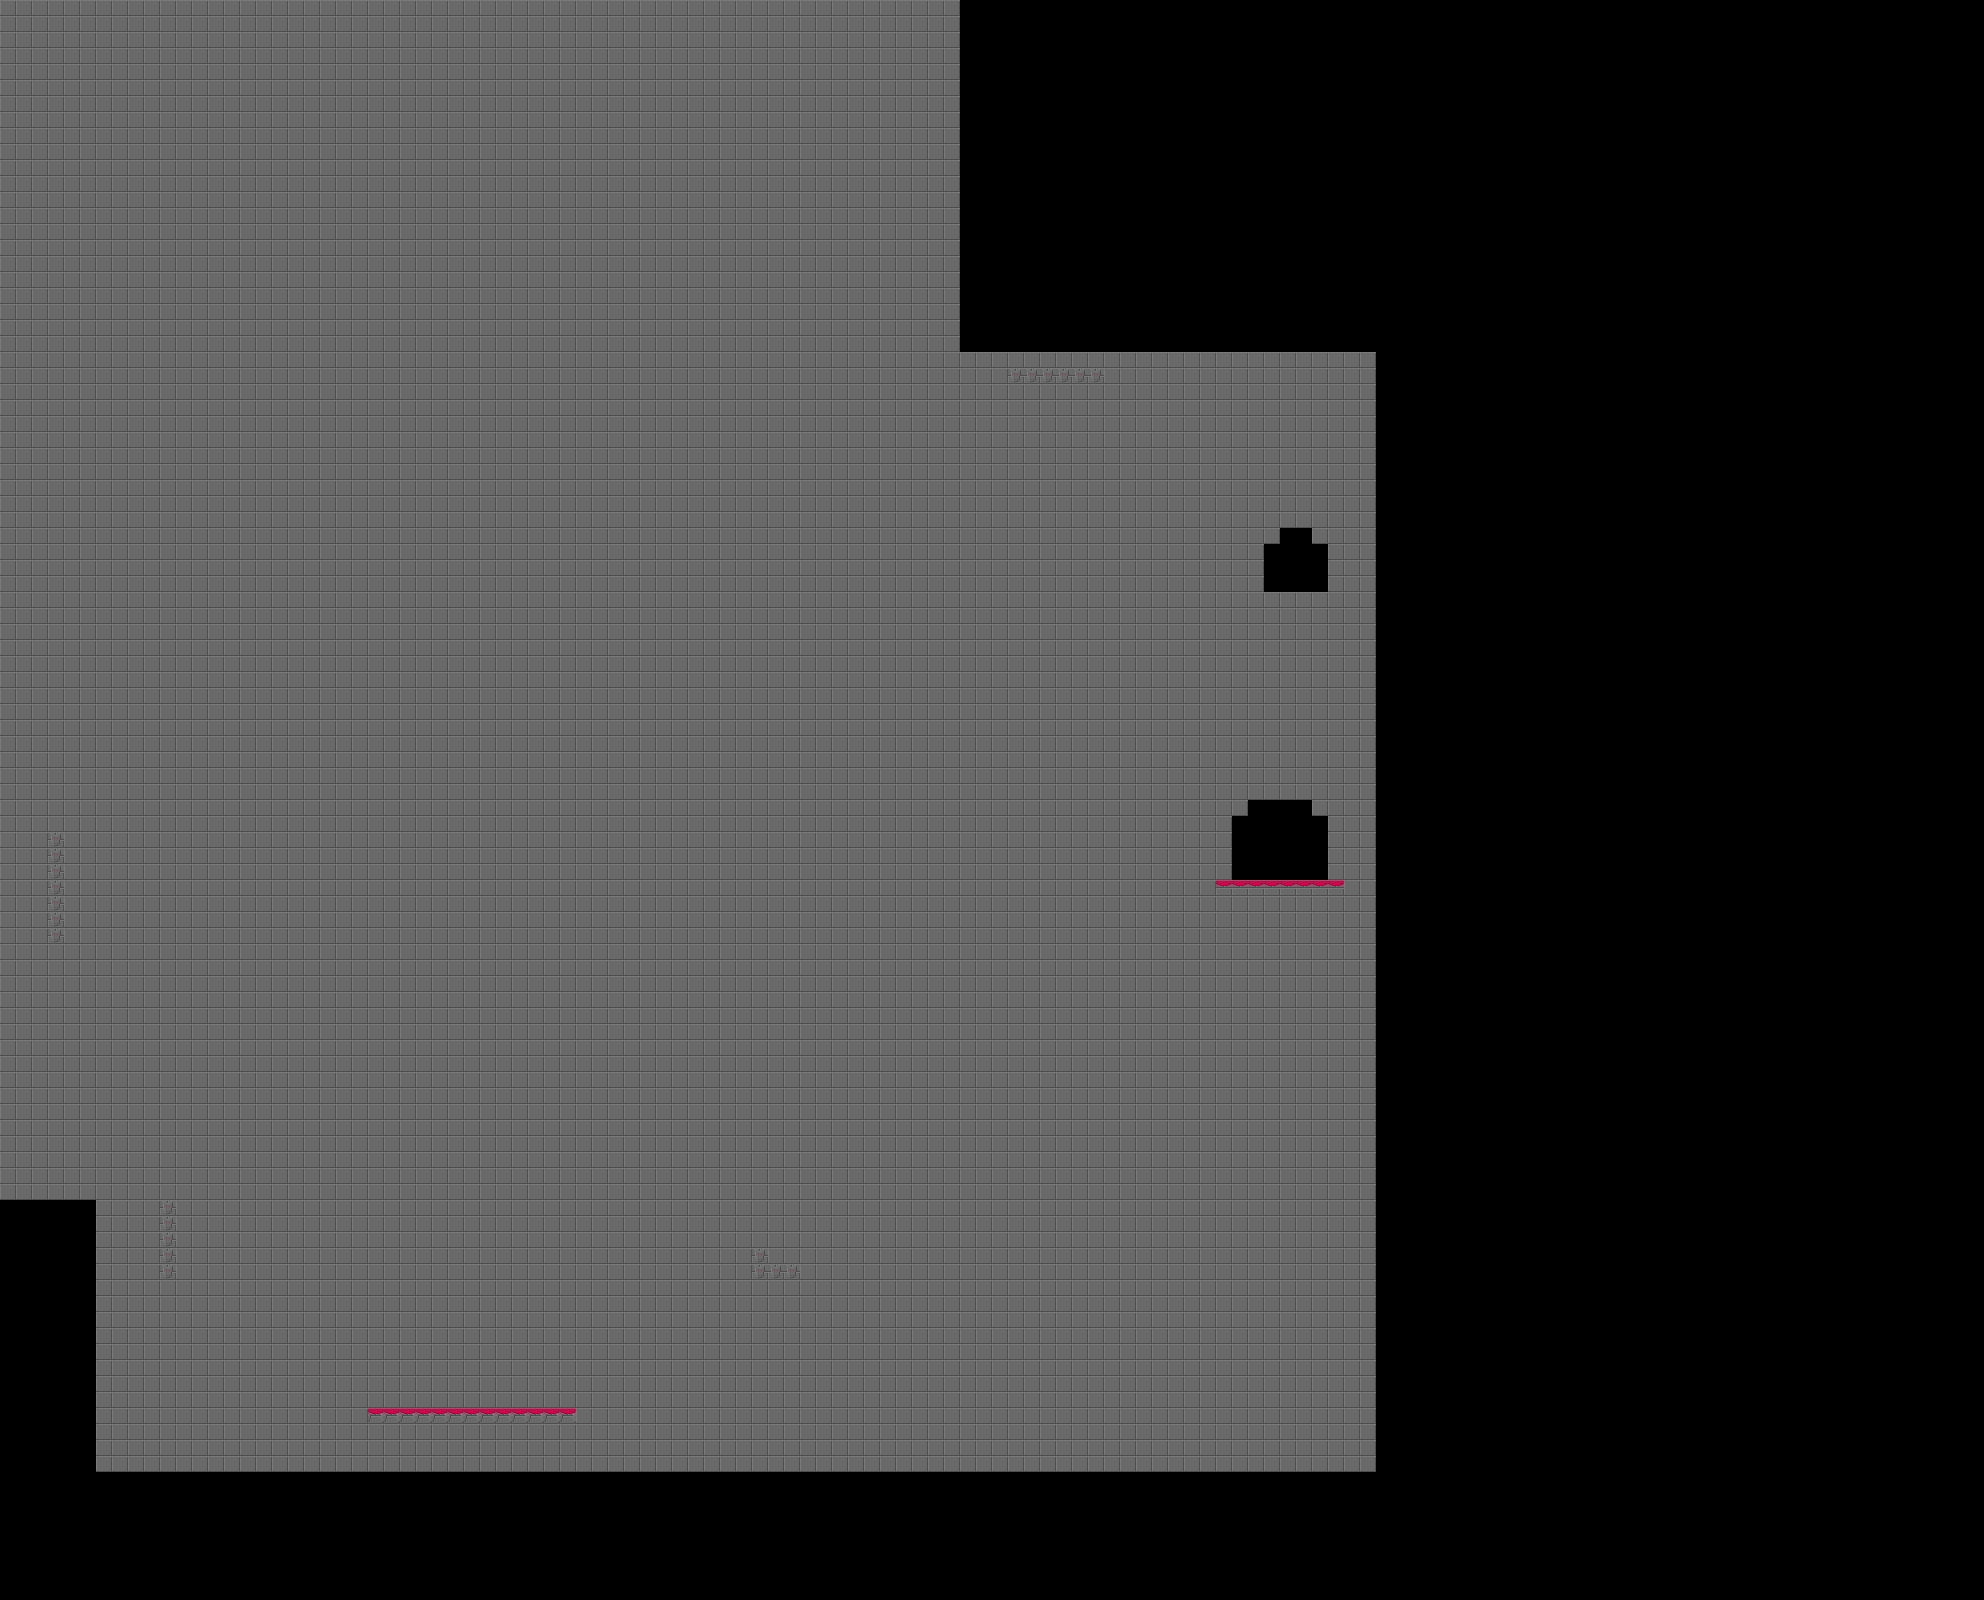

Below is a game level as drawn by its tile map, then a one-line description and the .tmx that defines it (tile-layer data replaced by summaries):
An orthogonal 124x100 tile map with 16x16 px tiles, 3 tile layers (bg_tile_layer, world_tile_layer, fg_tile_layer) and 3 objects (2x load_trigger, player).

<map version="1.4" tiledversion="1.4.2" orientation="orthogonal" renderorder="right-down" width="124" height="100" tilewidth="16" tileheight="16" infinite="0" nextlayerid="15" nextobjectid="84">
 <editorsettings>
  <export target="intro.lua" format="lua" />
 </editorsettings>
 <tileset firstgid="1" name="4096x4096_stone_castle" tilewidth="16" tileheight="16" tilecount="256" columns="16">
  <image source="../sprites/4096x4096_stone_castle.png" width="256" height="256" />
 </tileset>
 <objectgroup id="9" name="background_sky" />
 <objectgroup id="8" name="background_sun" />
 <objectgroup id="6" name="background_tower" />
 <objectgroup id="7" name="background_ground" />
 <objectgroup id="5" name="background_silhouettes" locked="1" />
 <layer id="11" name="bg_tile_layer" width="124" height="100" tintcolor="#b8beff">
  <properties>
   <property name="background" type="bool" value="true" />
  </properties>
  <data>[12400 cells, 4761 non-empty, 1 distinct tile ids]</data>
 </layer>
 <layer id="12" name="world_tile_layer" width="124" height="100">
  <properties>
   <property name="solid" type="bool" value="true" />
  </properties>
  <data>[12400 cells, 3131 non-empty, 4 distinct tile ids]</data>
 </layer>
 <objectgroup id="3" name="game_objects">
  <object id="63" name="player" type="player" x="1248" y="1296" width="32" height="32" />
  <object id="74" name="intro_0" type="load_trigger" x="1232" y="816" width="96" height="64">
   <properties>
    <property name="destination" value="first_zone" />
    <property name="entry_point" value="first_zone_0" />
    <property name="interactable" value="true" />
   </properties>
  </object>
  <object id="83" name="intro_1" type="load_trigger" x="1264" y="544" width="64" height="48">
   <properties>
    <property name="destination" value="first_zone" />
    <property name="entry_point" value="first_zone_3" />
    <property name="interactable" value="true" />
   </properties>
  </object>
 </objectgroup>
 <objectgroup id="4" name="phys_objects" locked="1" />
 <layer id="10" name="fg_tile_layer" width="124" height="100">
  <properties>
   <property name="secret" type="bool" value="true" />
  </properties>
  <data>[12400 cells, 9 non-empty, 1 distinct tile ids]</data>
 </layer>
 <objectgroup id="14" name="effect_layer" />
</map>
